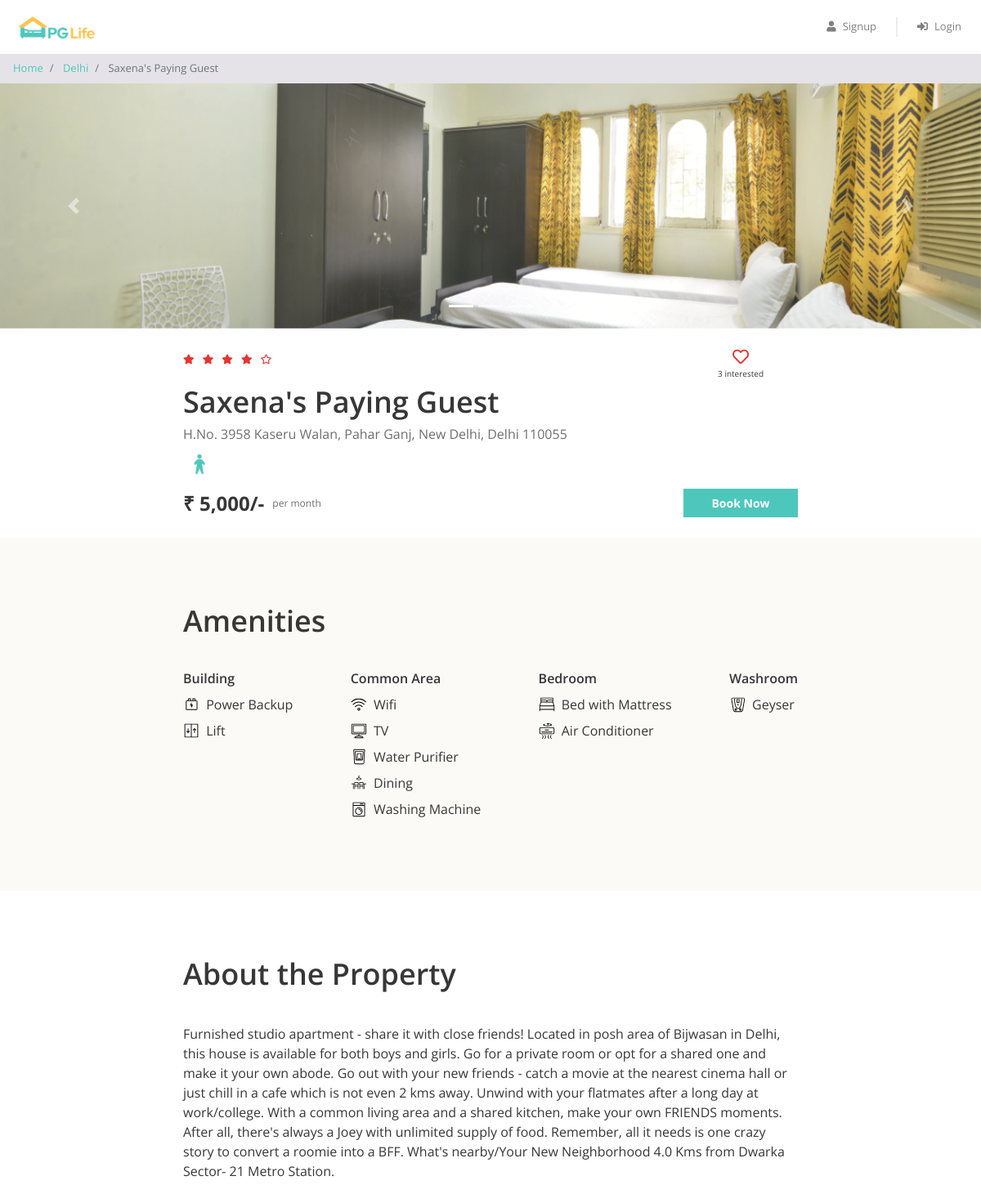
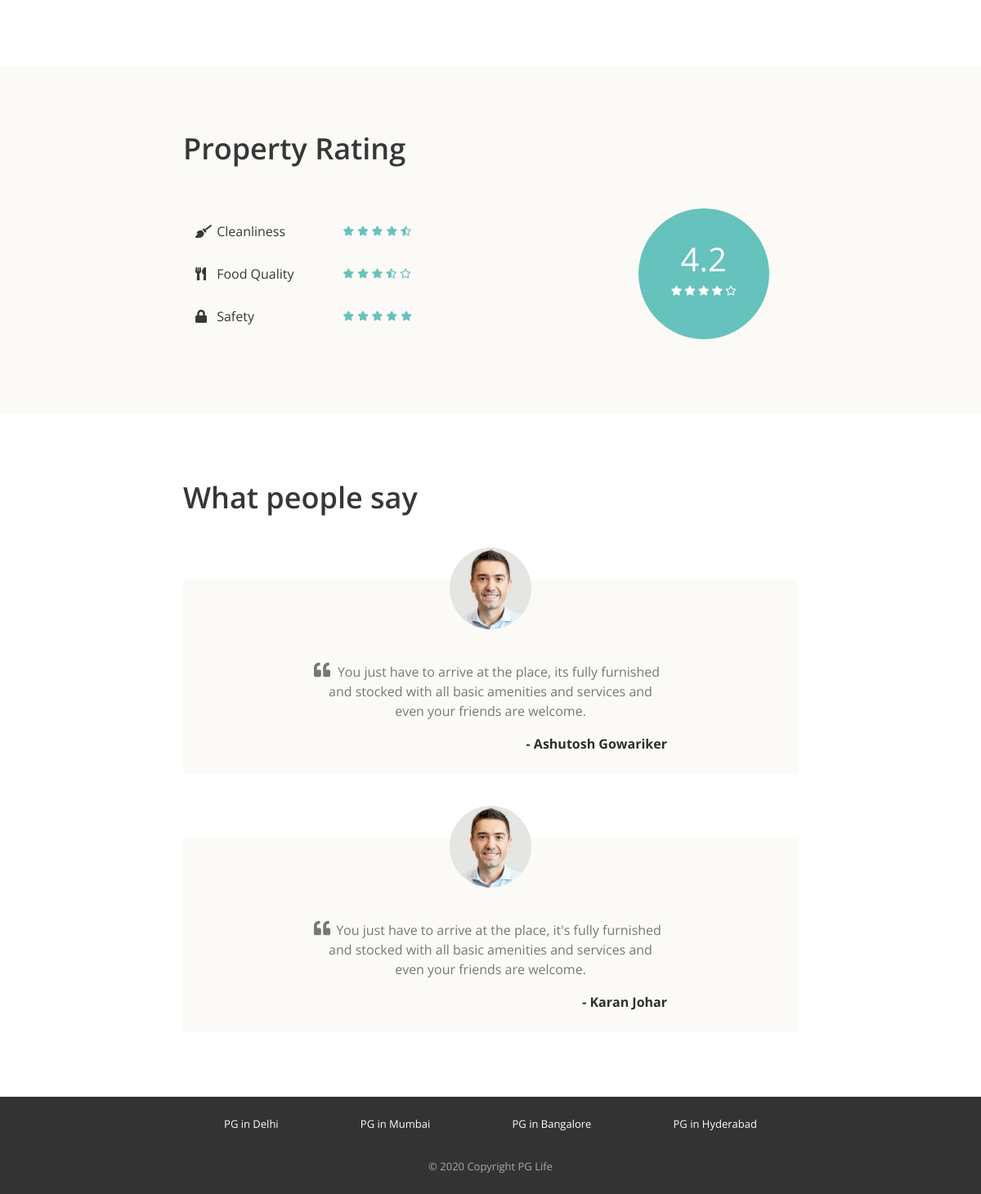
The page /property_detail.php?property_id=1 on the database its author committed (2 pictures, top to bottom).
### tables this page shows
CREATE TABLE `properties` (
  `id` int(11) NOT NULL,
  `city_id` int(11) NOT NULL,
  `name` varchar(100) NOT NULL,
  `address` varchar(255) NOT NULL,
  `description` longtext NOT NULL,
  `gender` enum('male','female','unisex') NOT NULL,
  `rent` int(11) NOT NULL,
  `rating_clean` float(2,1) NOT NULL,
  `rating_food` float(2,1) NOT NULL,
  `rating_safety` float(2,1) NOT NULL
);

CREATE TABLE `cities` (
  `id` int(11) NOT NULL,
  `name` varchar(100) NOT NULL
);

CREATE TABLE `amenities` (
  `id` int(11) NOT NULL,
  `name` varchar(100) NOT NULL,
  `type` varchar(100) NOT NULL,
  `icon` varchar(30) NOT NULL
);

CREATE TABLE `testimonials` (
  `id` int(11) NOT NULL,
  `property_id` int(11) NOT NULL,
  `user_name` varchar(100) NOT NULL,
  `content` longtext NOT NULL
);

### property_detail.php (the view, shortened to what this page needs)
<?php
require "includes/database_connect.php";
$property_id = $_GET["property_id"];
$sql_1 = "SELECT *, p.id AS property_id, p.name AS property_name, c.name AS city_name
            FROM properties p
            INNER JOIN cities c ON p.city_id = c.id
            WHERE p.id = $property_id";
$result_1 = mysqli_query($conn, $sql_1);
$property = mysqli_fetch_assoc($result_1);
$sql_2 = "SELECT * FROM testimonials WHERE property_id = $property_id";
$result_2 = mysqli_query($conn, $sql_2);
$testimonials = mysqli_fetch_all($result_2, MYSQLI_ASSOC);
$sql_3 = "SELECT a.*
            FROM amenities a
            INNER JOIN properties_amenities pa ON a.id = pa.amenity_id
            WHERE pa.property_id = $property_id";
$result_3 = mysqli_query($conn, $sql_3);
$amenities = mysqli_fetch_all($result_3, MYSQLI_ASSOC);
$sql_4 = "SELECT * FROM interested_users_properties WHERE property_id = $property_id";
$result_4 = mysqli_query($conn, $sql_4);
$interested_users_count = mysqli_num_rows($result_4);
?>
<!DOCTYPE html>
<html lang="en">
<head>
    <?php
    include "includes/head_links.php";
    ?>
    <link href="css/property_detail.css" rel="stylesheet" />
</head>
<body>
    <?php
    include "includes/header.php";
    ?>
    <nav aria-label="breadcrumb">
        <ol class="breadcrumb py-2">
            <li class="breadcrumb-item">
                <a href="index.php">Home</a>
            </li>
            <li class="breadcrumb-item">
                <a href="property_list.php?city=<?= $property['city_name']; ?>"><?= $property['city_name']; ?></a>
            </li>
            <li class="breadcrumb-item active" aria-current="page">
                <?= $property['property_name']; ?>
            </li>
        </ol>
    </nav>
    <div id="property-images" class="carousel slide" data-ride="carousel">
        <ol class="carousel-indicators">
            <?php
            $property_images = glob("img/properties/" . $property['property_id'] . "/*");
            foreach ($property_images as $index => $property_image) {
            ?>
                <li data-target="#property-images" data-slide-to="<?= $index ?>" class="<?= $index == 0 ? "active" : ""; ?>"></li>
            <?php
            }
            ?>
        </ol>
        <div class="carousel-inner">
            <?php
            foreach ($property_images as $index => $property_image) {
            ?>
                <div class="carousel-item <?= $index == 0 ? "active" : ""; ?>">
                    <img class="d-block w-100" src="<?= $property_image ?>" alt="slide">
                </div>
            <?php
            }
            ?>
        </div>
        <a class="carousel-control-prev" href="#property-images" role="button" data-slide="prev">
            <span class="carousel-control-prev-icon" aria-hidden="true"></span>
        </a>
        <a class="carousel-control-next" href="#property-images" role="button" data-slide="next">
            <span class="carousel-control-next-icon" aria-hidden="true"></span>
        </a>
    </div>
    <div class="property-summary page-container">
        <div class="row no-gutters justify-content-between">
            <?php
            $total_rating = ($property['rating_clean'] + $property['rating_food'] + $property['rating_safety']) / 3;
            $total_rating = round($total_rating, 1);
            ?>
            <div class="star-container" title="<?= $total_rating ?>">
                <?php
                $rating = $total_rating;
                for ($i = 0; $i < 5; $i++) {
                    if ($rating >= $i + 0.8) {
                ?>
                        <i class="fas fa-star"></i>
                    <?php
                    } elseif ($rating >= $i + 0.3) {
                    ?>
                        <i class="fas fa-star-half-alt"></i>
                    <?php
                    } else {
                    ?>
                        <i class="far fa-star"></i>
                <?php
                    }
                }
                ?>
            </div>
            <div class="interested-container">
                <?php
                $is_interested = false;
                if ($is_interested) {
                ?>
                    <i class="is-interested-image fas fa-heart"></i>
                <?php
                } else {
                ?>
                    <i class="is-interested-image far fa-heart"></i>
                <?php
                }
                ?>
                <div class="interested-text">
                    <span class="interested-user-count"><?= $interested_users_count ?></span> interested
                </div>
            </div>
        </div>
        <div class="detail-container">
            <div class="property-name"><?= $property['property_name'] ?></div>
            <div class="property-address"><?= $property['address'] ?></div>
            <div class="property-gender">
                <?php
                if ($property['gender'] == "male") {
                ?>
                    <img src="img/male.png">
                <?php
                } elseif ($property['gender'] == "female") {
                ?>
                    <img src="img/female.png">
                <?php
                } else {
                ?>
                    <img src="img/unisex.png">
                <?php
                }
                ?>
            </div>
        </div>
        <div class="row no-gutters">
            <div class="rent-container col-6">
                <div class="rent">₹ <?= number_format($property['rent']) ?>/-</div>
                <div class="rent-unit">per month</div>
            </div>
            <div class="button-container col-6">
                <a href="#" class="btn btn-primary">Book Now</a>
            </div>
        </div>
    </div>
    <div class="property-amenities">
        <div class="page-container">
            <h1>Amenities</h1>
            <div class="row justify-content-between">
                <div class="col-md-auto">
                    <h5>Building</h5>
                    <?php
                    foreach ($amenities as $amenity) {
                        if ($amenity['type'] == "Building") {
                    ?>
                            <div class="amenity-container">
                                <img src="img/amenities/<?= $amenity['icon'] ?>.svg">
                                <span><?= $amenity['name'] ?></span>
                            </div>
                    <?php
                        }
                    }
                    ?>
                </div>
                <div class="col-md-auto">
                    <h5>Common Area</h5>
                    <?php
                    foreach ($amenities as $amenity) {
                        if ($amenity['type'] == "Common Area") {
                    ?>
                            <div class="amenity-container">
                                <img src="img/amenities/<?= $amenity['icon'] ?>.svg">
                                <span><?= $amenity['name'] ?></span>
                            </div>
                    <?php
                        }
                    }
                    ?>
                </div>
                <div class="col-md-auto">
                    <h5>Bedroom</h5>
                    <?php
                    foreach ($amenities as $amenity) {
                        if ($amenity['type'] == "Bedroom") {
                    ?>
                            <div class="amenity-container">
                                <img src="img/amenities/<?= $amenity['icon'] ?>.svg">
                                <span><?= $amenity['name'] ?></span>
                            </div>
                    <?php
                        }
                    }
                    ?>
                </div>
                <div class="col-md-auto">
                    <h5>Washroom</h5>
                    <?php
                    foreach ($amenities as $amenity) {
                        if ($amenity['type'] == "Washroom") {
                    ?>
                            <div class="amenity-container">
                                <img src="img/amenities/<?= $amenity['icon'] ?>.svg">
                                <span><?= $amenity['name'] ?></span>
                            </div>
                    <?php
                        }
                    }
                    ?>
                </div>
            </div>
        </div>
    </div>
    <div class="property-about page-container">
        <h1>About the Property</h1>
        <p><?= $property['description'] ?></p>
    </div>
    <div class="property-rating">
        <div class="page-container">
            <h1>Property Rating</h1>
            <div class="row align-items-center justify-content-between">
                <div class="col-md-6">
                    <div class="rating-criteria row">
                        <div class="col-6">
                            <i class="rating-criteria-icon fas fa-broom"></i>
                            <span class="rating-criteria-text">Cleanliness</span>
                        </div>
                        <div class="rating-criteria-star-container col-6" title="<?= $property['rating_clean'] ?>">
                            <?php
                            $rating = $property['rating_clean'];
                            for ($i = 0; $i < 5; $i++) {
                                if ($rating >= $i + 0.8) {
                            ?>
                                    <i class="fas fa-star"></i>
                                <?php
                                } elseif ($rating >= $i + 0.3) {
                                ?>
                                    <i class="fas fa-star-half-alt"></i>
                                <?php
                                } else {
                                ?>
                                    <i class="far fa-star"></i>
                            <?php
                                }
                            }
                            ?>
                        </div>
                    </div>
                    <div class="rating-criteria row">
                        <div class="col-6">
                            <i class="rating-criteria-icon fas fa-utensils"></i>
                            <span class="rating-criteria-text">Food Quality</span>
                        </div>
                        <div class="rating-criteria-star-container col-6" title="<?= $property['rating_food'] ?>">
                            <?php
                            $rating = $property['rating_food'];
                            for ($i = 0; $i < 5; $i++) {
                                if ($rating >= $i + 0.8) {
                            ?>
                                    <i class="fas fa-star"></i>
                                <?php
                                } elseif ($rating >= $i + 0.3) {
                                ?>
                                    <i class="fas fa-star-half-alt"></i>
                                <?php
                                } else {
                                ?>
                                    <i class="far fa-star"></i>
                            <?php
                                }
                            }
                            ?>
                        </div>
                    </div>
                    <div class="rating-criteria row">
                        <div class="col-6">
                            <i class="rating-criteria-icon fa fa-lock"></i>
                            <span class="rating-criteria-text">Safety</span>
                        </div>
                        <div class="rating-criteria-star-container col-6" title="<?= $property['rating_safety'] ?>">
                            <?php
                            $rating = $property['rating_safety'];
                            for ($i = 0; $i < 5; $i++) {
                                if ($rating >= $i + 0.8) {
                            ?>
                                    <i class="fas fa-star"></i>
                                <?php
                                } elseif ($rating >= $i + 0.3) {
                                ?>
                                    <i class="fas fa-star-half-alt"></i>
                                <?php
                                } else {
                                ?>
                                    <i class="far fa-star"></i>
                            <?php
                                }
                            }
                            ?>
                        </div>
                    </div>
                </div>
                <div class="col-md-4">
                    <div class="rating-circle">
                        <?php
                        $total_rating = ($property['rating_clean'] + $property['rating_food'] + $property['rating_safety']) / 3;
                        $total_rating = round($total_rating, 1);
                        ?>
                        <div class="total-rating"><?= $total_rating ?></div>
                        <div class="rating-circle-star-container">
                            <?php
                            $rating = $total_rating;
                            for ($i = 0; $i < 5; $i++) {
                                if ($rating >= $i + 0.8) {
                            ?>
                                    <i class="fas fa-star"></i>
                                <?php
                                } elseif ($rating >= $i + 0.3) {
                                ?>
                                    <i class="fas fa-star-half-alt"></i>
                                <?php
                                } else {
                                ?>
                                    <i class="far fa-star"></i>
                            <?php
                                }
                            }
                            ?>
                        </div>
                    </div>
                </div>
            </div>
        </div>
    </div>
    <div class="property-testimonials page-container">
        <h1>What people say</h1>
        <?php
        foreach ($testimonials as $testimonial) {
        ?>
            <div class="testimonial-block">
                <div class="testimonial-image-container">
                    <img class="testimonial-img" src="img/man.png">
                </div>
                <div class="testimonial-text">
                    <i class="fa fa-quote-left" aria-hidden="true"></i>
                    <p><?= $testimonial['content'] ?></p>
                </div>
                <div class="testimonial-name">- <?= $testimonial['user_name'] ?></div>
            </div>
        <?php
        }
        ?>
    </div>
    <?php
    include "includes/footer.php";
    ?>
</body>
</html>

### rows shown on the page
properties: city.name "Delhi", name "Saxena's Paying Guest", address "H.No. 3958 Kaseru Walan, Pahar Ganj, New Delhi, Delhi 110055", rent "5,000", description "Furnished studio apartment - share it with close friends! Located in posh area of Bijwasan in Delhi, this house is available for both boys and girls. Go for a private room or opt for a shared one and make it your own abode. Go out with your new friends - catch a movie at the nearest cinema hall or just chill in a cafe which is not even 2 kms away. Unwind with your flatmates after a long day at work/college. With a common living area and a shared kitchen, make your own FRIENDS moments. After all, there's always a Joey with unlimited supply of food. Remember, all it needs is one crazy story to convert a roomie into a BFF. What's nearby/Your New Neighborhood 4.0 Kms from Dwarka Sector- 21…", total_rating "4.2"
amenities: icon (picture), name "Power Backup"
amenities: icon (picture), name "Lift"
amenities: icon (picture), name "Wifi"
amenities: shows a picture, name "TV"
amenities: icon (picture), name "Water Purifier"
amenities: icon (picture), name "Dining"
amenities: icon (picture), name "Washing Machine"
amenities: shows a picture, name "Bed with Mattress"
amenities: shows a picture, name "Air Conditioner"
amenities: icon (picture), name "Geyser"
testimonials: content "You just have to arrive at the place, its fully furnished and stocked with all basic amenities and services and even your friends are welcome.", user_name "Ashutosh Gowariker"
testimonials: content "You just have to arrive at the place, it's fully furnished and stocked with all basic amenities and services and even your friends are welcome.", user_name "Karan Johar"

### other values the page prints
$interested_users_count "3"
